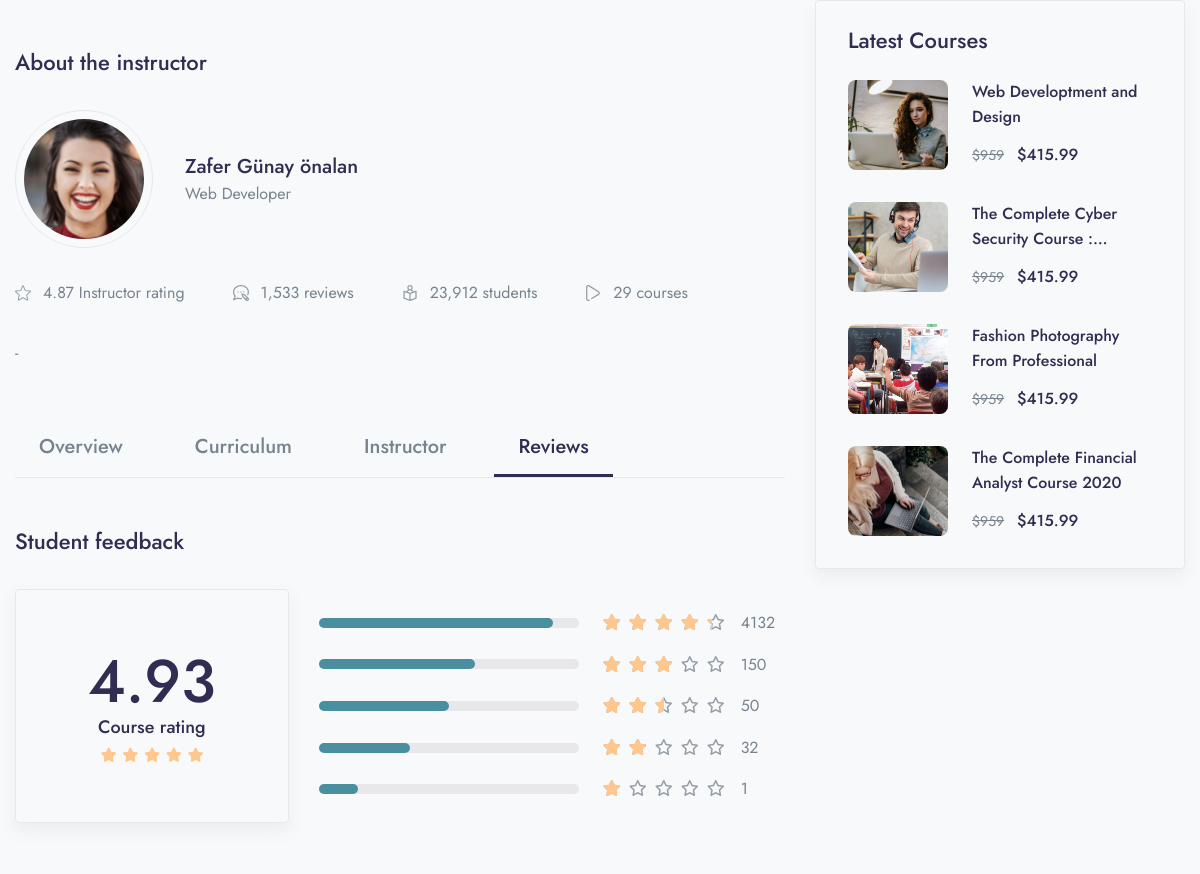
/course/php-kursu (signed in, middle part), run on an earlier commit of the app's database.
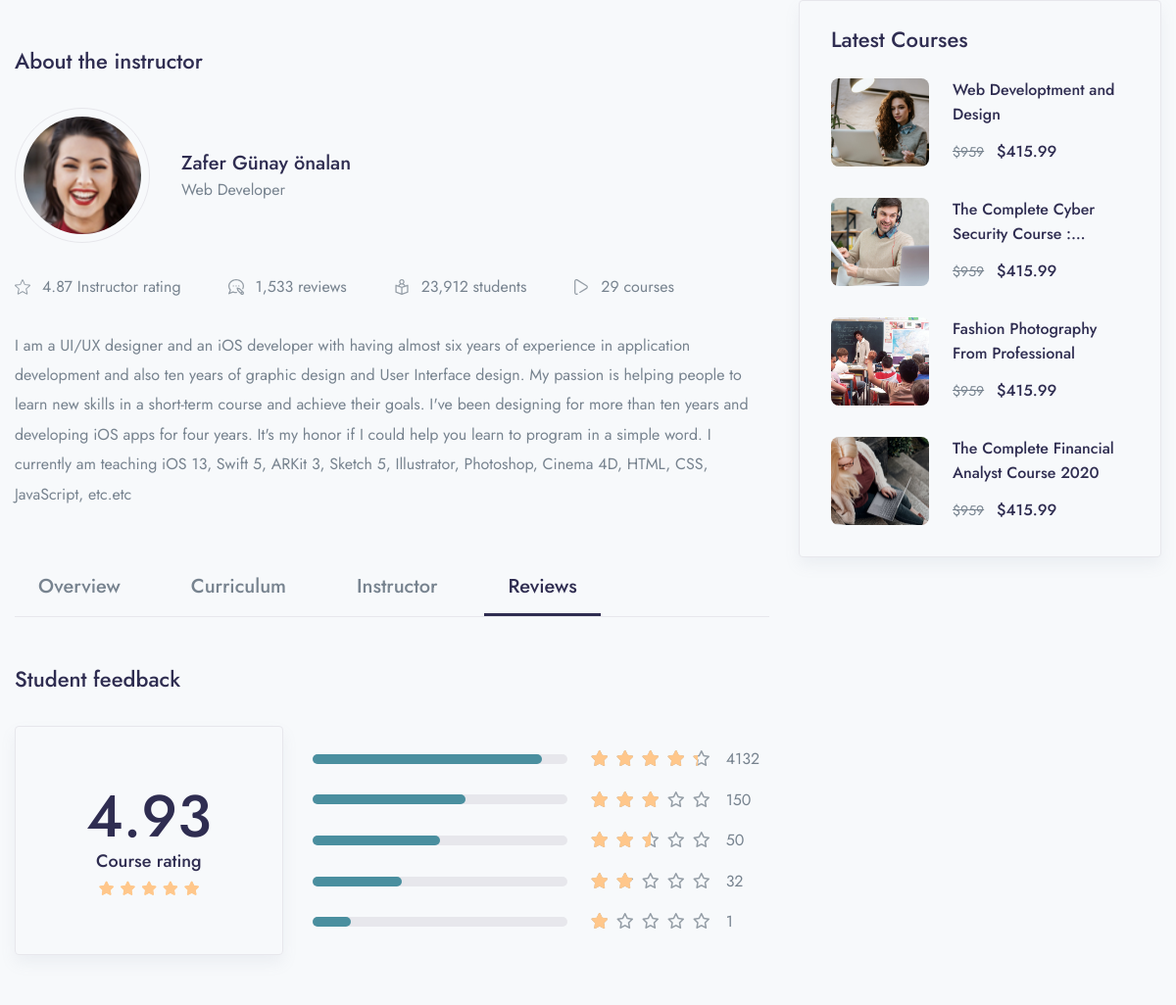
And on a later commit of the database.
### app/models.py (models this page shows, shortened)
class Course(models.Model):
    STATUS = (
        ('PUBLISH','PUBLISH'),
        ('DRAFT','DRAFT'),
    )
    featured_image = models.ImageField(upload_to="Media/featured_img",null=True)
    featured_video = models.CharField(max_length = 300, null=True)
    title = models.CharField(max_length=500)
    created_at = models.DateField(auto_now_add=True)
    author = models.ForeignKey(Author,on_delete=models.CASCADE,null=True)
    category =models.ForeignKey(Categories,on_delete=models.CASCADE)
    level=models.ForeignKey(Level,on_delete=models.CASCADE,null=True)
    description = models.TextField()
    price = models.IntegerField(null=True,default=0)
    discount = models.IntegerField(null=True)
    language=models.ForeignKey(Language,on_delete=models.CASCADE,null=True)
    Deadline=models.CharField(max_length=100,null=True)
    slug = models.SlugField(default='',max_length=500,null=True,blank=True)
    status=models.CharField(choices=STATUS,max_length=100,null=True)
    Certificate=models.CharField(null=True,max_length=100)

class Author(models.Model):
    author_profile = models.ImageField(upload_to="Media/author")
    name = models.CharField(max_length=100, null=True)
    about_author = models.TextField()

### CourseMasterApp/views.py (the view)
# urls.py: path('course/<slug:slug>',views.COURSE_DETAILS,name='course_details'),
def COURSE_DETAILS(request,slug):
    category = Categories.get_all_category(Categories)
    time_duration=Video.objects.filter(course__slug=slug).aggregate(sum=Sum('time_duration'))
    course_id=Course.objects.get(slug=slug)
    try:
        check_enroll=UserCource.objects.get(user=request.user,course=course_id)
    except UserCource.DoesNotExist:
        check_enroll=None
    course = Course.objects.filter(slug=slug)
    if course.exists():
        course = course.first()
    else:
        return redirect('404')
    context = {
        'course':course,
        'category':category,
        'time_duration':time_duration,
        'check_enroll':check_enroll
    }
    return render(request,"course/course_details.html",context)

### app/models.py (called while the page is built)
    def __str__(self):
        return self.name

    def get_all_category(self):
        return Categories.objects.all().order_by("id")

### app/templatetags/course_tags.py (called while the page is built)
@register.simple_tag
def discount_calculation(price,discount):
    if discount is None or discount == 0:
        return price
    sellprice = price
    sellprice = price - (price * discount/100)
    return math.floor(sellprice)

### templates/course/course_details.html (shortened to what the changed rows need)
{% extends 'base.html' %}
{% load static %}
{% load course_tags %}
{% block content %}
<div class="container">
  <div class="row mb-8">
    <div class="col-lg-8 mb-6 mb-lg-0 position-relative">
      <div id="Instructor" class="mb-8">
        <h3 class="mb-6">About the instructor</h3>
        <div class="d-flex align-items-center mb-6">
          <div class="d-inline-block rounded-circle border me-6 p-2">
            <div class="avatar avatar-size-120">
              <img src="/{{course.author.author_profile}}" alt="..." class="avatar-img rounded-circle" />
            </div>
          </div>
          <div class="media-body">
            <h4 class="mb-0">{{course.author.name}}</h4>
            <span>Web Developer</span>
          </div>
        </div>
        <div class="row mx-xl-n5 mb-6">
          <div class="col-12 col-md-auto mb-3 mb-md-0 px-xl-5">
          </div>
          <div class="col-12 col-md-auto mb-3 mb-md-0 px-xl-5">
          </div>
          <div class="col-12 col-md-auto mb-3 mb-md-0 px-xl-5">
          </div>
          <div class="col-12 col-md-auto mb-3 mb-md-0 px-xl-5">
          </div>
        </div>
        <p class="mb-6 line-height-md">{{course.author.about_author}}</p>
      </div>
      <div id="Reviews" class="mb-8">
        <div class="row align-items-center mb-8">
          <div class="col-md-auto mb-5 mb-md-0">
            <div class="border rounded shadow d-flex align-items-center justify-content-center px-9 py-8">
              <div class="m-2 text-center">
                <h1 class="display-2 mb-0 fw-medium mb-n1">4.93</h1>
              </div>
            </div>
          </div>
        </div>
      </div>
    </div>
  </div>
</div>
{% endblock %}

What changed in the data, as far as the page shows it:
changed through a linked row, Course "Zafer Günay önalan": author.about_author "-" → "I am a UI/UX designer and an iOS developer with having almost six years of experience in application development and also ten years of graphic design and User Interface design. My passion is helping people to learn new skills in a short-term course and achieve their goals. I've been designing for more than ten years and developing iOS apps for four years. It's my honor if I could help you learn to program in a simple word. I currently am teaching iOS 13, Swift 5, ARKit 3, Sketch 5, Illustrator, Photoshop, Cinema 4D, HTML, CSS, JavaScript, etc.etc"
